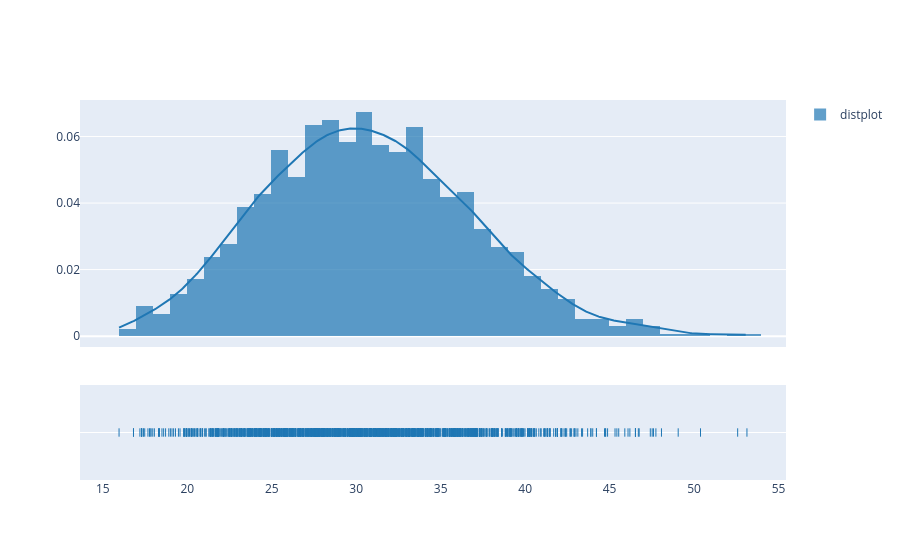

Here is the notebook cell this chart was saved with:
### Code cell
hist_data = [df["bmi"]]
group_labels = ['distplot'] # name of the dataset

fig = ff.create_distplot(hist_data, group_labels)
fig.show()

### Figure 1 — Plotly figure (JSON) as saved in the notebook; plotly's stock layout.template omitted (floating-point values rounded to 4 significant figures; data arrays with more than 128 entries replaced by an {"elided": "..."} marker saying what was removed)
{"data": [{"autobinx": false, "histnorm": "probability density", "legendgroup": "distplot", "marker": {"color": "rgb(31, 119, 180)"}, "name": "distplot", "opacity": 0.7, "type": "histogram", "x": {"elided": "1338 float values"}, "xaxis": "x", "xbins": {"end": 53.13, "size": 1, "start": 15.96}, "yaxis": "y"}, {"legendgroup": "distplot", "marker": {"color": "rgb(31, 119, 180)"}, "mode": "lines", "name": "distplot", "showlegend": false, "type": "scatter", "x": {"elided": "500 float values"}, "xaxis": "x", "y": {"elided": "500 float values"}, "yaxis": "y"}, {"legendgroup": "distplot", "marker": {"color": "rgb(31, 119, 180)", "symbol": "line-ns-open"}, "mode": "markers", "name": "distplot", "showlegend": false, "type": "scatter", "x": {"elided": "1338 float values"}, "xaxis": "x", "y": {"elided": "1338 str values"}, "yaxis": "y2"}], "layout": {"barmode": "overlay", "hovermode": "closest", "legend": {"traceorder": "reversed"}, "xaxis": {"anchor": "y2", "domain": [0, 1], "zeroline": false}, "yaxis": {"anchor": "free", "domain": [0.35, 1], "position": 0}, "yaxis2": {"anchor": "x", "domain": [0, 0.25], "dtick": 1, "showticklabels": false}}}
